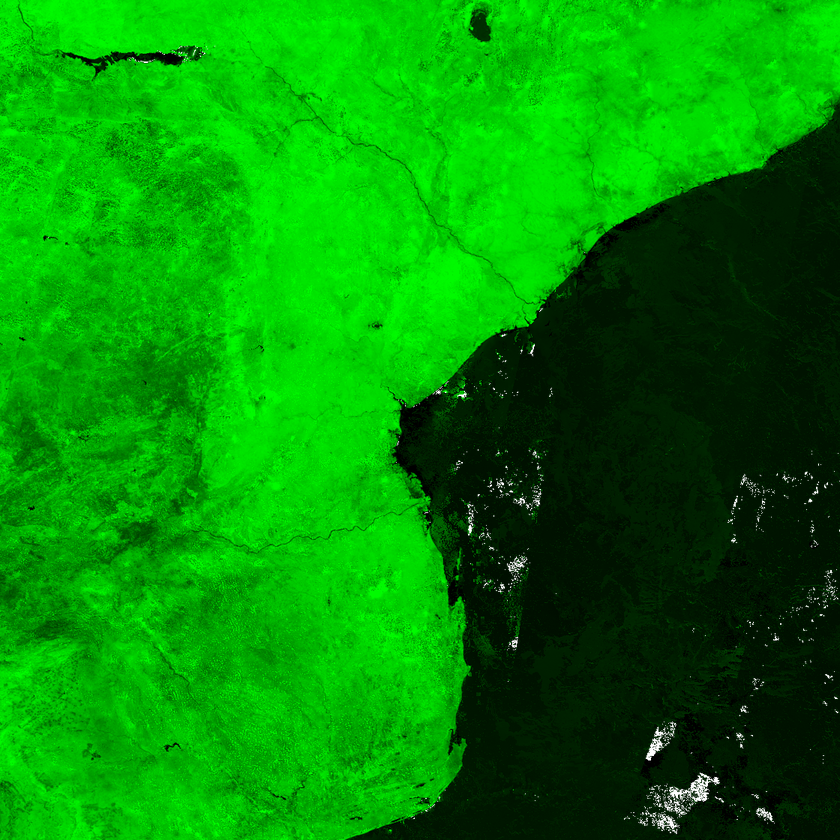
#> input picture input/X21Y09.png, 840 x 840 px, shrunk from 1120 x 1120 before the run
$ python run_once.py
#> lines starting #> are read from the running program, lines starting #| are printed output that depends on the picture
### util.py
from math import inf


class V2:
    def __init__(self, x, y):
        self.x = x
        self.y = y

    def __str__(self):
        return '({0}, {1})'.format(self.x, self.y)

    def __eq__(self, other):
        return self.x == other.x and self.y == other.y


class BBox:
    def __init__(self, min, max):
        self.min = V2(min.x, min.y)
        self.max = V2(max.x, max.y)

    def __str__(self):
        return 'min: {0} max: {1}'.format(self.min, self.max)

    def __eq__(self, other):
        return self.min == other.min and self.max == other.max

    def expand(self, coordinate):
        self.min.x = min(coordinate.x, self.min.x)
        self.min.y = min(coordinate.y, self.min.y)
        self.max.x = max(coordinate.x, self.max.x)
        self.max.y = max(coordinate.y, self.max.y)

    def get_width(self):
        return self.max.x - self.min.x

    def get_height(self):
        return self.max.y - self.min.y

    width = property(get_width)
    height = property(get_height)

### crop.py
import numpy as np
from PIL import Image, ImageDraw
from util import BBox, V2
from math import floor, ceil


def calculate_composite_bbox_and_dimensions(tiles):
    """
    calculate the geographic bounding box and the required
    composite image dimensions for the given tiles.
    """
    bbox = None
    for i, tile in enumerate(tiles):
        if i == 0:
            bbox = BBox(tile['bbox'].min, tile['bbox'].max)
        else:
            bbox.expand(tile['bbox'].min)
            bbox.expand(tile['bbox'].max)

    # Use the first tile bounding box and dimensions - the assumption here is
    # that all the tile are of the same size, but this is not checked
    # The fucntion should really assert this assumption.
    tile_image_width = tiles[0]['img'].size[0]
    tile_image_height = tiles[0]['img'].size[1]
    width = round(bbox.width / tiles[0]['bbox'].width) * tile_image_width
    height = round(bbox.height / tiles[0]['bbox'].height) * tile_image_height
    return (bbox, (width, height))


def create_composite_image(tiles, bbox, dims):
    """
    With the given tileset, create a new image with the given
    bounding box and dimensions. Returns a PIL image.
    """
    (width, height) = dims

    # Default is black with 0 opacity
    composite_img = Image.new('RGBA', (width, height), (0, 0, 0, 0))

    for i, tile in enumerate(tiles):
        offset_x = round(
            (tile['bbox'].min.x - bbox.min.x) / bbox.width * width)
        offset_y = round(
            -(tile['bbox'].max.y - bbox.max.y) / bbox.height * height)
        composite_img.paste(tile['img'], (offset_x, offset_y))
    return composite_img


# [101 lines left out: functions geo_json_bbox, calculate_crop, crop_to_boundary, create_boundary_pixels, mask_pixels_outside_boundary, not called in this run]

### run_once.py
#!/usr/bin/env python
from PIL import Image
import json

from util import BBox, V2
from crop import calculate_composite_bbox_and_dimensions
from crop import create_composite_image
from crop import geo_json_bbox, calculate_crop
from crop import create_boundary_pixels
from crop import crop_to_boundary
from crop import mask_pixels_outside_boundary

tiles = [
    {
        'bbox': BBox(V2(30, -25), V2(40, -15)),
        'img': Image.open('./input/X21Y09.png').convert('RGBA')
    },
    {
        'bbox': BBox(V2(30, -35), V2(40, -25)),
        'img': Image.open('./input/X21Y10.png').convert('RGBA')
    }
]
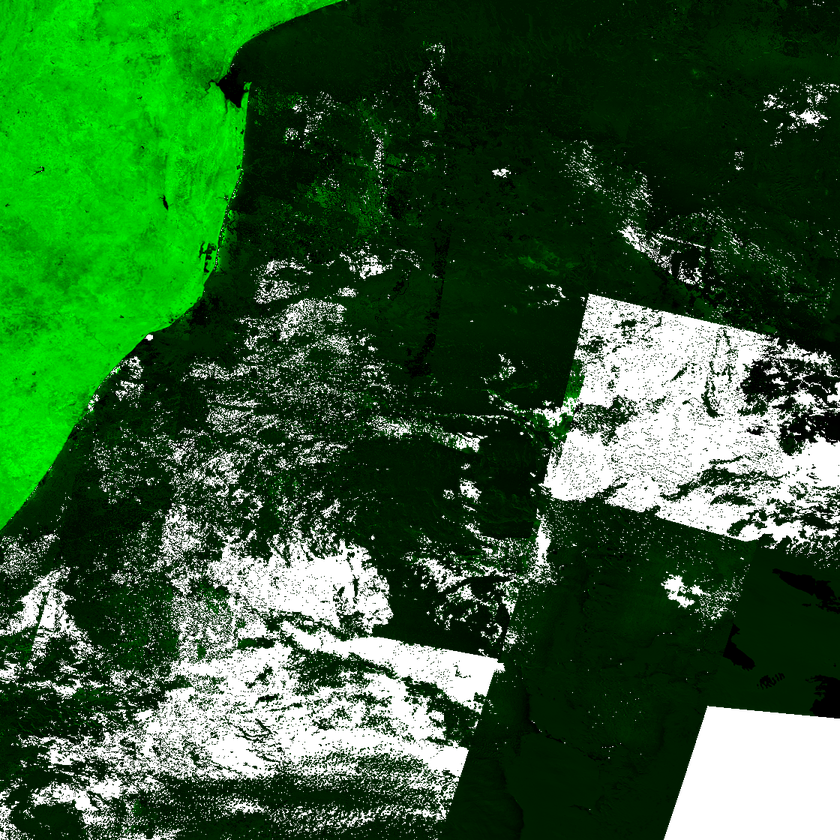
#> input picture input/X21Y10.png, 840 x 840 px, shrunk from 1120 x 1120 before the run


def run_once(write_outputs=True):
    # 1. Calculate the composite bounding box and dimensions:
    (composite_bbox, composite_dims) = calculate_composite_bbox_and_dimensions(
        tiles)
    if write_outputs:
        print('composite image bounding box:', composite_bbox)
        print('composite image dimensions:', composite_dims)

    # 2. Create a simple composite image:
    composite_img = create_composite_image(
        tiles,
        composite_bbox,
        composite_dims)
    if write_outputs:
        composite_img.save('./output/composite.png')

    # 3. Crop it to the GeoJSON boundary boundingbox
    with open('./input/knp_boundary.geojson', 'r') as f:
        knp = json.load(f)
    coordinates = knp['features'][0]['geometry']['coordinates'][0]
    (cropped_to_boundary_image, cropped_bbox) = crop_to_boundary(
        coordinates,
        composite_img,
        composite_bbox)
    if write_outputs:
        cropped_to_boundary_image.save('./output/cropped_to_boundary.png')
        print('cropped to boundary size: {0}'.format(
            cropped_to_boundary_image.size))
        print('cropped to boundary bbox: \n\t{0}\n\t{1}'.format(
            cropped_bbox.min,
            cropped_bbox.max))

    # 4. Remove pixels outside boundary
    masked_image = mask_pixels_outside_boundary(
        cropped_to_boundary_image,
        coordinates,
        cropped_bbox)
    if write_outputs:
        masked_image.save('./output/masked_to_boundary.png')
    return masked_image


if __name__ == '__main__':
    run_once()
#> the loop in calculate_composite_bbox_and_dimensions, `for i, tile in enumerate(tiles):` made 2 passes
#> in calculate_composite_bbox_and_dimensions, `width = round(bbox.width / tiles[0]['bbox'].width) * tile_image_width`: width = 840
#> in calculate_composite_bbox_and_dimensions, `height = round(bbox.height / tiles[0]['bbox'].height) * tile_image_hei..`: height = 1680
#> in run_once, `(composite_bbox, composite_dims) = calculate_composite_bbox_and_dimens..`: composite_dims = (840, 1680)
#| composite image bounding box: min: (30, -35) max: (40, -15)
#| composite image dimensions: (840, 1680)
#> in create_composite_image, `(width, height) = dims`: width = 840; height = 1680
#> in create_composite_image, `composite_img = Image.new('RGBA', (width, height), (0, 0, 0, 0))`: composite_img: PIL image 840x1680 RGBA; every value is 0
#> the loop in create_composite_image, `for i, tile in enumerate(tiles):` made 2 passes
#> (offset_x, offset_y) on passes 1 to 2: (0, 0), (0, 840)
#> after the loop in create_composite_image, `for i, tile in enumerate(tiles):`:
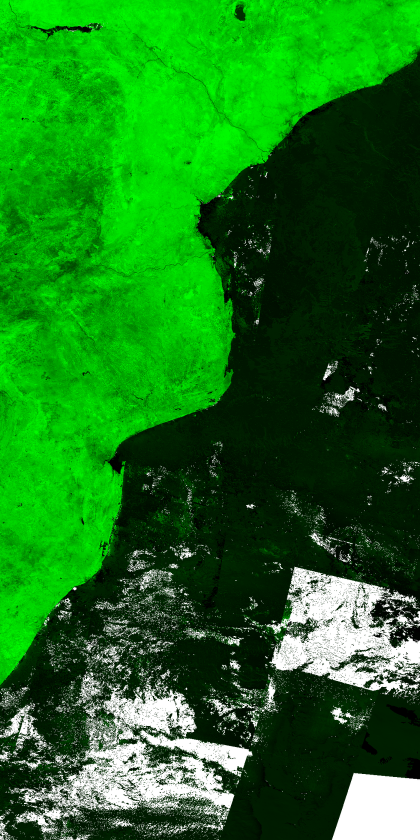
#> composite_img: PIL image 840x1680 RGBA (shown at 1/2 size); mean R, G, B, A 0, 91.7, 0, 229.8; transparent parts drawn white
#> (the run stopped early here; a loop or call above may not have finished)
